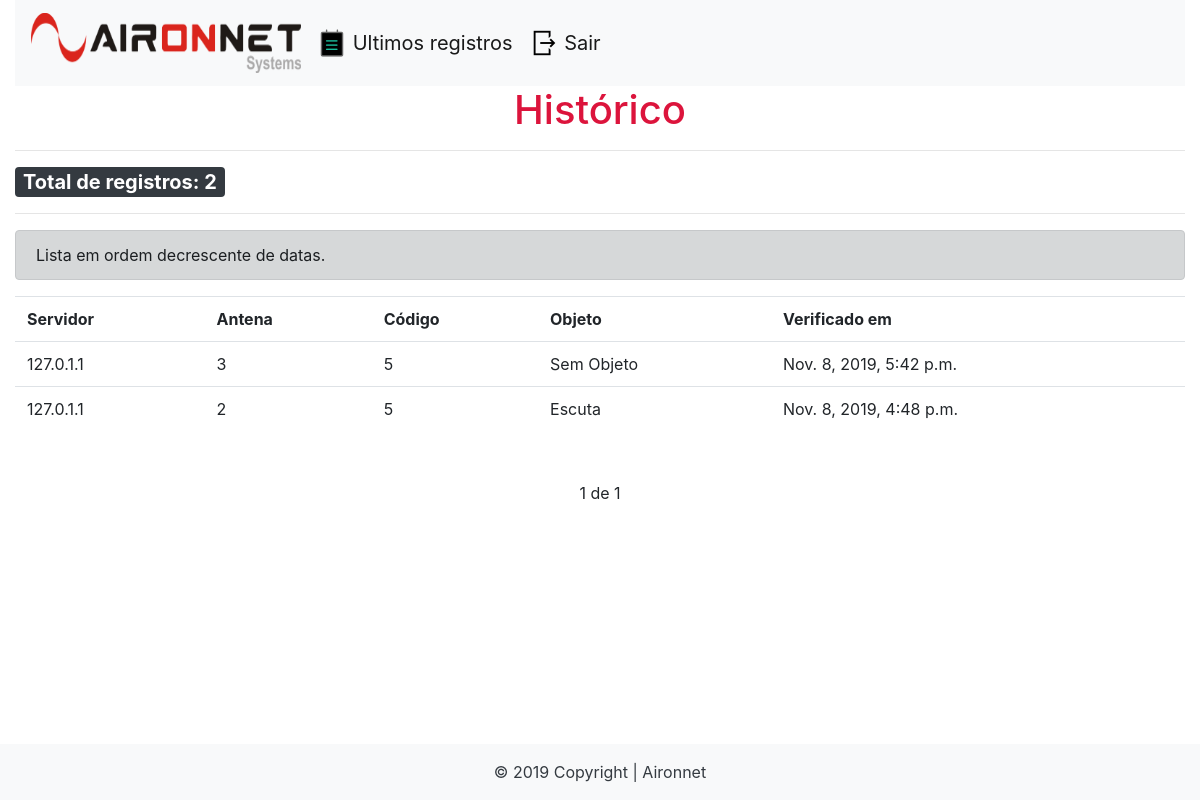
The page /lista/historico/5 (signed in) on the database its author committed.
### list/models.py (models this page shows, shortened)
class Historico(models.Model):
	server = models.CharField(max_length=15)
	antena = models.CharField(max_length=10)
	date = models.DateTimeField(default=datetime.now)
	code = models.TextField()
	objeto = models.CharField(max_length=100)

### list/views.py (the view)
# urls.py: path('lista/historico/<str:code>', views.historico, name='historico'),
@login_required
def historico(request, code):
	total = Historico.objects.filter(code=code).count()
	his = list(Historico.objects.filter(code=code).order_by('-date'))
	paginator = Paginator(his, 10)
	page = request.GET.get('page')
	hist = paginator.get_page(page)
	if not hist:
		return render(request, '404.html')
	template_name = 'historico.html'
	return render(request, template_name, {'hist':hist, 'code':code, 'total':total })

### list/templates/historico.html (shortened to what this page needs)
{% extends 'base.html' %}
{% load static %}
{% block content %}
<table class="table">
	<h1 id="h1-center">Histórico</h1>
	<hr>
	<span class="badge badge-dark">Total de registros: {{ total }}</span>
	<hr>
	<div class="alert alert-dark" role="alert">
			Lista em ordem decrescente de datas.
	</div>
	<tr>
		<th>Servidor</th> <th>Antena</th> <th>Código</th> <th>Objeto</th>
		<th>Verificado em</th>
	</tr>
	{% for hist in hist %}
		{% if hist.objeto %}
			<tr class="hover">
				<td>{{hist.server}}</td> <td>{{hist.antena}}</td> <td>{{hist.code}}</td> <td>{{hist.objeto}}</td><td>{{ hist.date }}</td>
			</tr>
		{% else %}
			<tr class="hover">
					<td>{{hist.server}}</td> <td>{{hist.antena}}</td> <td>{{hist.code}}</td> <td>Sem Objeto</td><td>{{ hist.date }}</td>
			</tr>
		{% endif %}
	{% endfor %}
</table>
<div class="pagination">
	<span class="step-links">
		{% if hist.paginator.num_pages %}
			<span class="current">
				{{ hist.number }} de {{ hist.paginator.num_pages }}
			</span>
		{% endif %}
	</span>
</div>
{% endblock %}

### list/static/css/style.css (style rules this page uses)
.table { margin-top: 0px; margin-bottom: 50px; }
.table tr td { vertical-align: middle; }
.pagination { margin-bottom: 120px; }
.step-links { position: relative; margin-left: auto; margin-right: auto; }
.step-links .current { margin-left: 5px; margin-right: 5px; }
h1#h1-center { text-align: center; }
h1 { color:crimson !important; }
.badge { font-size: 20px; }

### rows shown on the page
Historico: server "127.0.1.1", antena "3", code "5", date "Nov. 8, 2019, 5:42 p.m."
Historico: server "127.0.1.1", antena "2", code "5", objeto "Escuta", date "Nov. 8, 2019, 4:48 p.m."

### other values the page prints
{{ total }} "2"
{{ hist.number }} "1"
{{ hist.paginator.num_pages }} "1"
